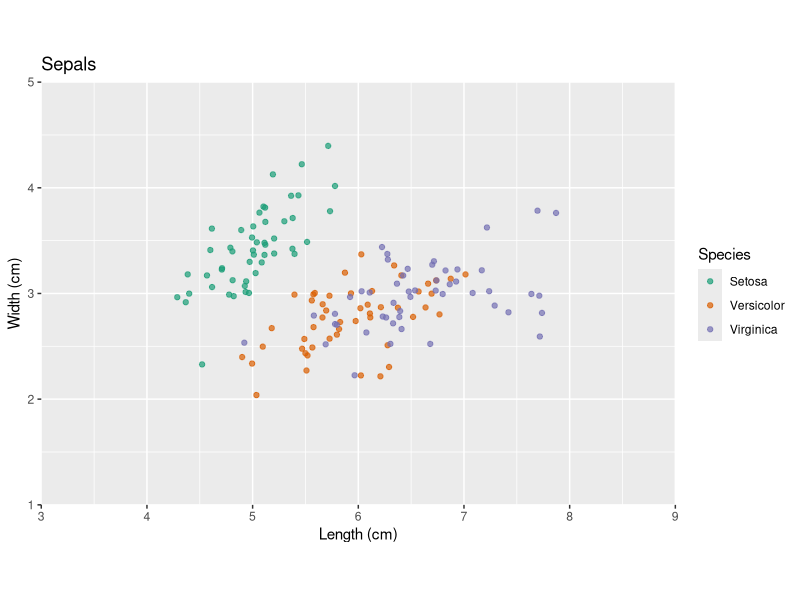
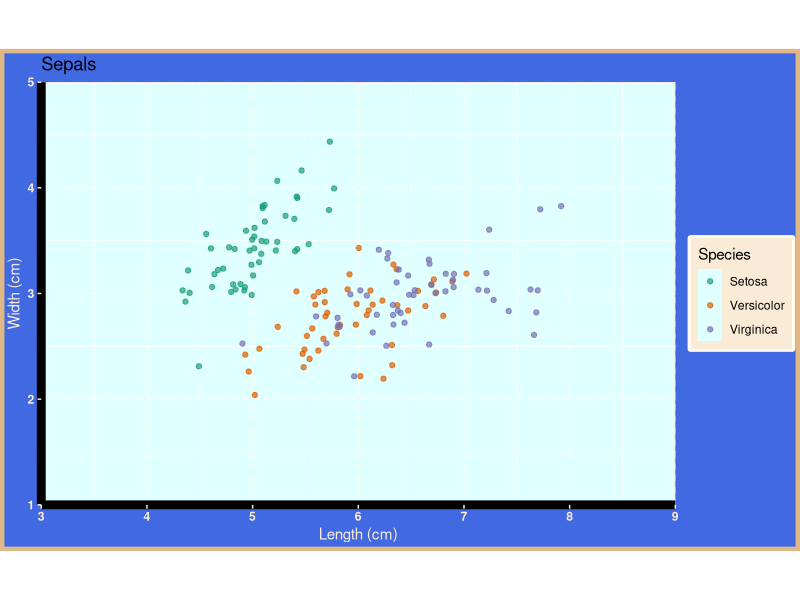
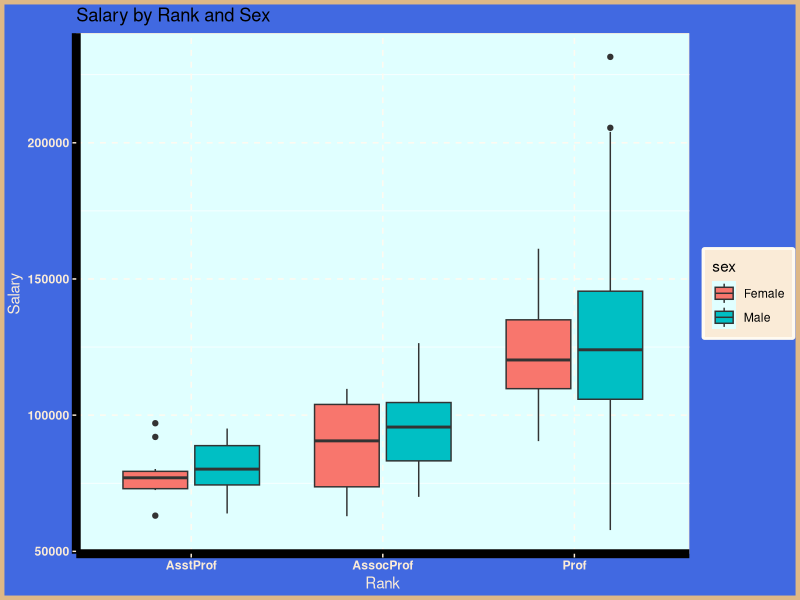

R code for these plots, in order:
## ---- chunk 1
library(ggplot2)

z <- ggplot(iris, aes(x = Sepal.Length, y = Sepal.Width, col = Species)) +
geom_jitter(alpha = 0.7) +
scale_color_brewer("Species",
palette = "Dark2",
labels = c("Setosa","Versicolor","Virginica")) +
scale_y_continuous("Width (cm)", limits = c(1, 5), expand = c(0, 0)) +
scale_x_continuous("Length (cm)", limits = c(3, 9), expand = c(0, 0)) +
ggtitle("Sepals") +
coord_fixed(1)
z
## ---- chunk 2
z + 
  theme(plot.background = element_rect(fill = "royalblue", color = "burlywood", size = 3)) +
  #theme(plot.background = element_rect(fill = "lightgoldenrod")) +
  theme(legend.background = element_rect(fill = "antiquewhite")) +
  theme(legend.position = "right", legend.direction = "vertical") +
  theme(axis.text = element_text(colour = "antiquewhite", face = "bold")) +
  theme(axis.title = element_text(colour = "antiquewhite")) +
  theme(axis.ticks = element_line(colour = "antiquewhite", size = .5)) +
  theme(panel.grid.major = element_line(colour = "floralwhite", linetype = "dashed")) +
  theme(panel.background = element_rect(fill = "lightcyan")) +
  theme(panel.border = element_rect(colour = "antiquewhite", fill = NA)) +
  theme(axis.line = element_line(size = 3, colour = "black")) +
  theme(legend.box.background = element_rect(colour = "floralwhite", size = 2))


  # salaries dataset

## ---- chunk 3
data(Salaries, package="carData")
salary <- ggplot(Salaries, aes(x=rank, y=salary, fill=sex)) +
  geom_boxplot() +
  labs(title="Salary by Rank and Sex", 
       x="Rank", y="Salary") + 
  theme(plot.background = element_rect(fill = "royalblue", color = "burlywood", size = 3)) +
  #theme(plot.background = element_rect(fill = "lightgoldenrod")) +
  theme(legend.background = element_rect(fill = "antiquewhite")) +
  theme(legend.position = "right", legend.direction = "vertical") +
  theme(axis.text = element_text(colour = "antiquewhite", face = "bold")) +
  theme(axis.title = element_text(colour = "antiquewhite")) +
  theme(axis.ticks = element_line(colour = "antiquewhite", size = .5)) +
  theme(panel.grid.major = element_line(colour = "floralwhite", linetype = "dashed")) +
  theme(panel.background = element_rect(fill = "lightcyan")) +
  theme(panel.border = element_rect(colour = "antiquewhite", fill = NA)) +
  theme(axis.line = element_line(size = 3, colour = "black")) +
  theme(legend.box.background = element_rect(colour = "floralwhite", size = 2))
salary
